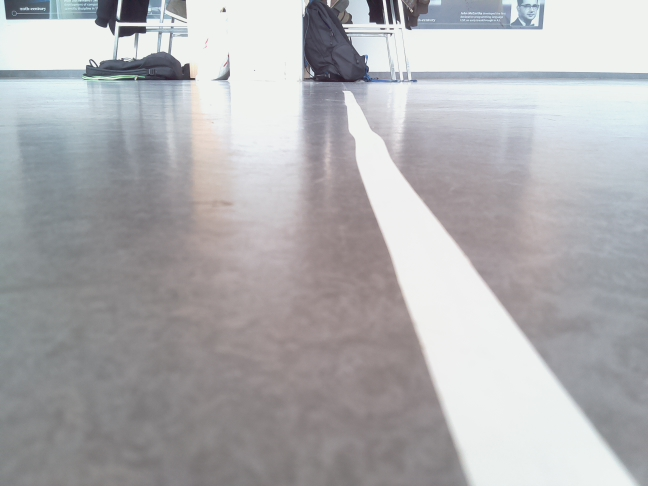
#> input picture img/last_image (1).jpg, 648 x 486 px, given in place of last_image (22).jpg, which was not available
$ python find_line.py   (Python 2 division)
#> lines starting #> are read from the running program, lines starting #| are printed output that depends on the picture; after the words box and inside, x2 and y2 are one past the last pixel; in counts of white or black regions, pixels touching at a corner belong together; pictures that were not available may be replaced by others from this repository, and a replacement may not be noted
from skimage.morphology import skeletonize
from skimage import draw, img_as_ubyte
import numpy as np
import matplotlib.pyplot as plt
import cv2
import math

def line_angle(l):
    return int(math.degrees(math.atan2(-(l[3]-l[1]),(l[2]-l[0]))))+180

for i in range(22,23):
    im = cv2.imread('last_image (%d).jpg'%i)
#> im is the input picture: shape (486, 648, 3); mean B, G, R 177.2, 174.9, 175.2
    im = im[:, :]

    blur = cv2.medianBlur(im,31)
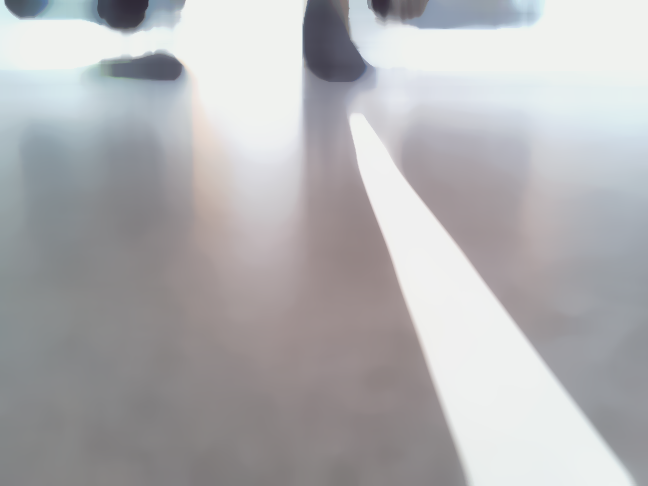
#> blur: shape (486, 648, 3); mean B, G, R 178.5, 176.4, 176.6
    gray_image = cv2.cvtColor(blur, cv2.COLOR_BGR2GRAY)
    imthresh = cv2.adaptiveThreshold(gray_image, 255, cv2.ADAPTIVE_THRESH_GAUSSIAN_C, cv2.THRESH_BINARY_INV,11,2)
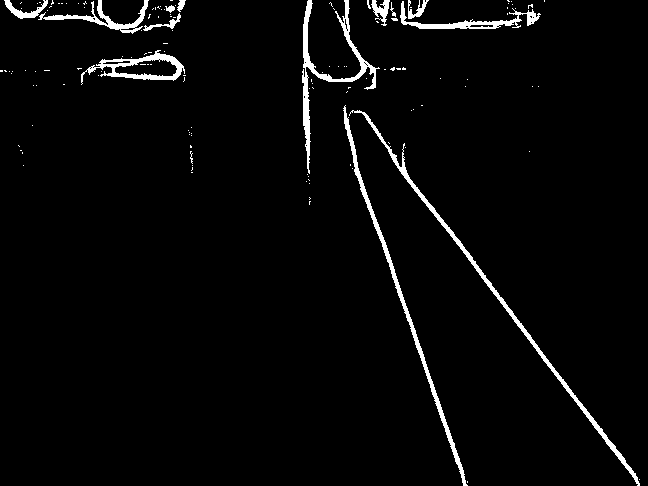
#> imthresh: shape (486, 648); 2.9% white; 135 white regions (122 under 20 px), largest, box (x1, y1, x2, y2) and area: (349, 110, 640, 486) 2005, (343, 105, 468, 486) 1669, (302, 0, 380, 174) 1641

    cv2.imshow("", im)
    cv2.waitKey()
    cv2.imshow("", imthresh)
    cv2.waitKey()

    minLineLength = 100
    maxLineGap = 10
    lines = cv2.HoughLinesP(imthresh,1,np.pi/180,100,minLineLength,maxLineGap)
#> lines = 54 rows, first 6: [401, 167, 639, 484], [353, 157, 465, 485], [436, 212, 499, 295], [605, 441, 614, 452], [391, 157, 444, 227], [393, 277, 401, 301]

    print len(lines[0])
#| 1
#> (the run stopped early here; a loop or call above may not have finished)

$ run again, on img/last_image (13).jpg
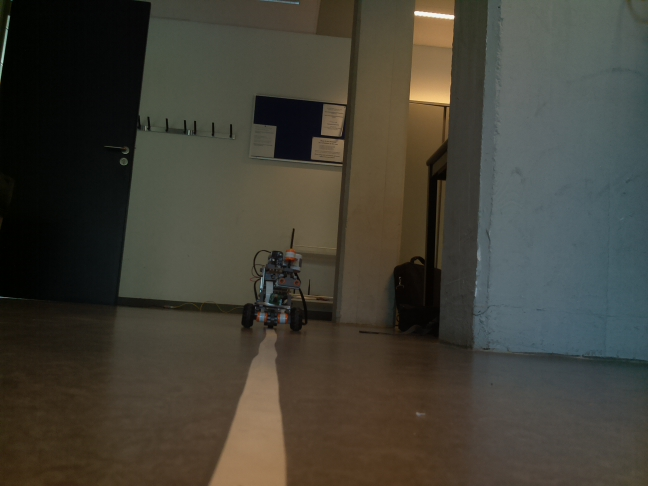
#> input picture img/last_image (13).jpg, 648 x 486 px, given in place of last_image (22).jpg, which was not available
#> im is the input picture: shape (486, 648, 3); mean B, G, R 54.2, 64, 66.4
#> `gray_image = cv2.cvtColor(blur, cv2.COLOR_BGR2GRAY)`:
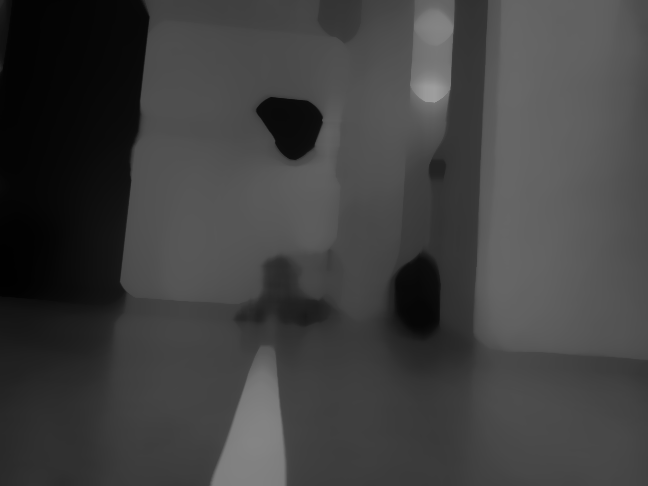
#> gray_image: shape (486, 648); min 1, max 158, mean 64
#> `imthresh = cv2.adaptiveThreshold(gray_image, 255, cv2.ADAPTIVE_THRESH_..`:
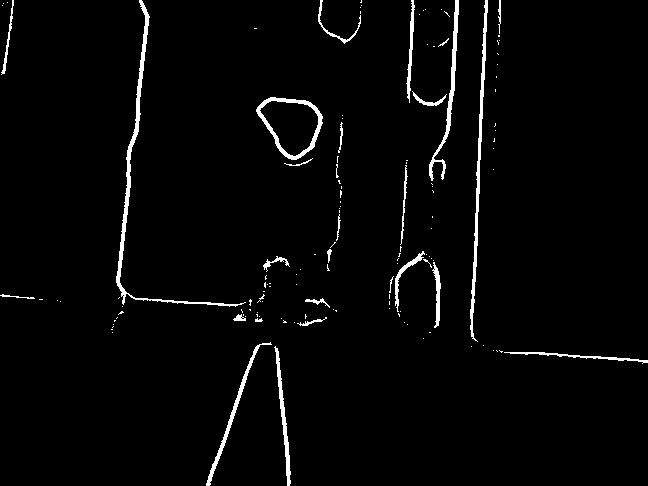
#> imthresh: shape (486, 648); 2.6% white; 135 white regions (107 under 20 px), largest, box (x1, y1, x2, y2) and area: (116, 0, 246, 307) 1498, (470, 0, 488, 342) 1084, (429, 0, 459, 181) 783
#> lines = 33 rows, first 6: [475, 281, 484, 13], [473, 312, 481, 73], [121, 267, 130, 176], [136, 120, 148, 15], [145, 22, 146, 9], [117, 285, 130, 164]
#| 1

$ run again, on img/last_image (14).jpg
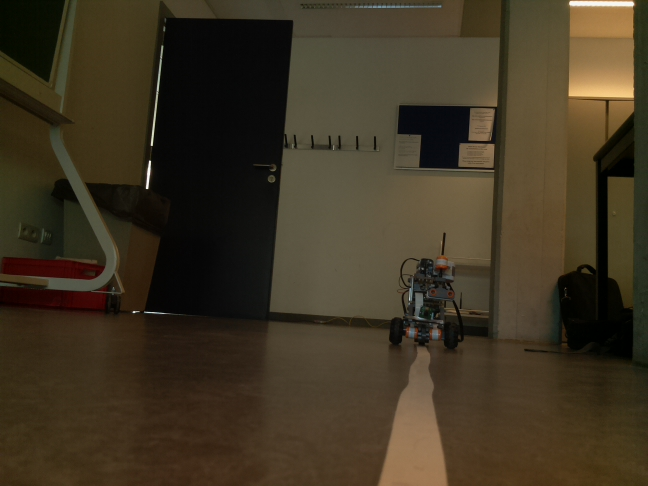
#> input picture img/last_image (14).jpg, 648 x 486 px, given in place of last_image (22).jpg, which was not available
#> im is the input picture: shape (486, 648, 3); mean B, G, R 34.5, 52.7, 63
#> `gray_image = cv2.cvtColor(blur, cv2.COLOR_BGR2GRAY)`:
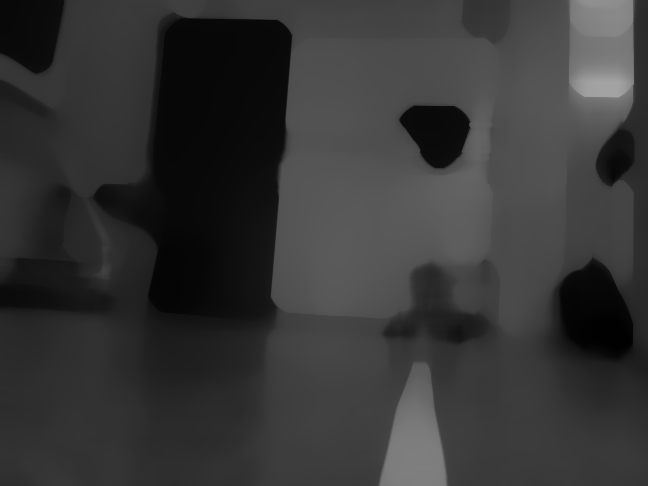
#> gray_image: shape (486, 648); min 1, max 163, mean 53.8
#> `imthresh = cv2.adaptiveThreshold(gray_image, 255, cv2.ADAPTIVE_THRESH_..`:
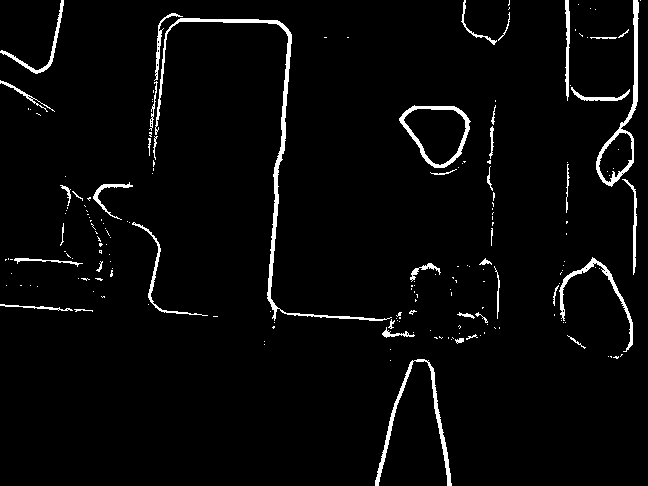
#> imthresh: shape (486, 648); 3.3% white; 189 white regions (145 under 20 px), largest, box (x1, y1, x2, y2) and area: (155, 18, 392, 321) 2153, (596, 0, 639, 187) 1086, (375, 359, 452, 486) 1017
#> lines = 37 rows, first 6: [267, 295, 277, 178], [268, 300, 277, 192], [633, 255, 633, 225], [634, 272, 634, 189], [635, 107, 635, 0], [281, 160, 290, 32]
#| 1
